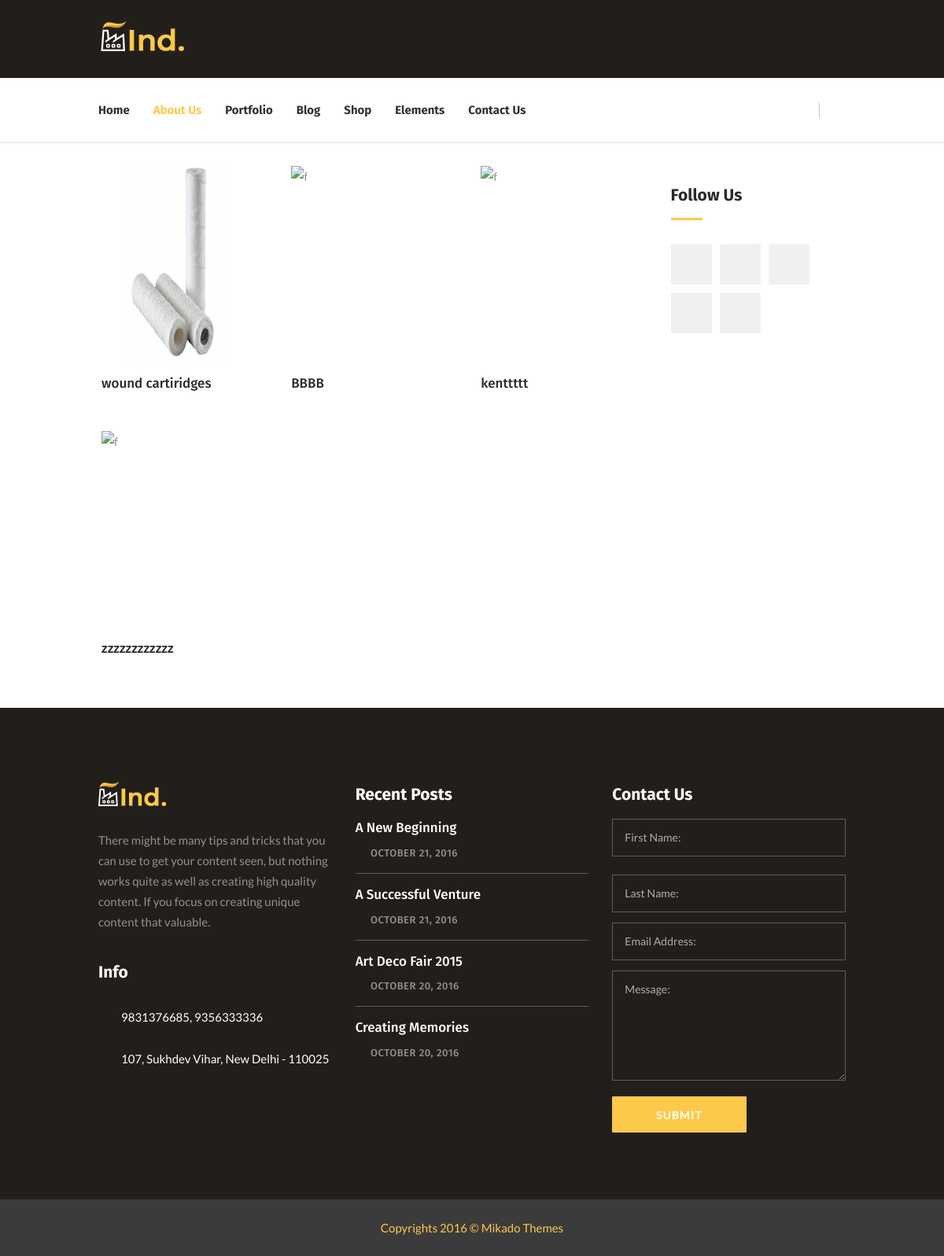
The app's page /shop/ with its own data.
### product/models.py (models this page shows, shortened)
class productItems(models.Model):
    name = models.CharField(max_length=200, null=True,blank=True)
    description = models.CharField(max_length=1000, null=True,blank=True)
    img1 = models.FileField(null=True, blank=True)
    img2 = models.FileField(null=True, blank=True)
    img3 = models.FileField(null=True, blank=True)
    img4 = models.FileField(null=True, blank=True)
    img5 = models.FileField(null=True, blank=True)

### product/views.py (the view)
# urls.py: path("shop/",Shop, name= 'shop'),
def Shop(request):
    item = productItems.objects.all()
    socialMedialinks = SocialMediaLinks.objects.all().first()
    data = {
        "links": socialMedialinks, "item": item
    }
    return render(request, "shop.html",data)

### product/templates/shop.html (shortened to what this page needs)
{% extends 'base.html' %}
{% load static %}
{% block body %}
<div class="mkd-content">
<div class="mkd-content-inner">
<div class="mkd-container">
<div class="mkd-container-inner clearfix">
<div class="mkd-two-columns-75-25 mkd-content-has-sidebar mkd-woocommerce-with-sidebar clearfix">
<div class="mkd-column1 mkd-content-left-from-sidebar">
<div class="mkd-column-inner">
<div class="widget mkd-separator-widget"><div class="mkd-separator-holder clearfix  mkd-separator-center mkd-separator-normal">
</div>
</div>
<div class="mkd-pl-main-holder"><ul class="products">
 {% for i in item %}
<li class="post-202 product type-product status-publish has-post-thumbnail product_cat-gadgets product_cat-gloves product_tag-blue product_tag-craft product_tag-machines  instock shipping-taxable purchasable product-type-simple">
<div class="mkd-pl-inner"><div class="mkd-pl-image"></div><a href="{% url 'product_details' i.id %}" class="woocommerce-LoopProduct-link"></a></div><div class="mkd-pl-text-wrapper">
<h5 class="mkd-product-list-title"><a href="{% url 'product_details' i.id %}">{{ i.name }}</a></h5>
</div></li>
{% endfor %}</ul>
</div>
</div>
</div>
<div class="mkd-column2">
<div class="mkd-column-inner">
<aside class="mkd-sidebar">
<div class="widget mkd-separator-widget"><div class="mkd-separator-holder clearfix  mkd-separator-center mkd-separator-normal">
</div>
</div><div class="widget widget_text"><div class="mkd-widget-title-holder"><h4 class="mkd-widget-title">Follow Us</h4><div class="mkd-separator-holder clearfix"><div class="mkd-separator"></div></div></div> <div class="textwidget"></div>
</div><div class="widget widget_mkd_social_icon_widget">
<span class="mkd-icon-shortcode square" style="margin: 0 10px 10px 0;width: 52px;height: 52px;line-height: 52px;background-color: #f0f0ef" data-hover-background-color="#fdc94b" data-hover-color="#ffffff" data-color="#858484">
<a itemprop="url" class="" href="{{ links.rss }}" target="_blank">
<span aria-hidden="true" class="mkd-icon-font-elegant social_rss mkd-icon-element" style="color: #858484"></span>
</a>
</span>
</div><div class="widget widget_mkd_social_icon_widget">
<span class="mkd-icon-shortcode square" style="margin: 0 10px 10px 0;width: 52px;height: 52px;line-height: 52px;background-color: #f0f0ef" data-hover-background-color="#fdc94b" data-hover-color="#ffffff" data-color="#858484">
<a itemprop="url" class="" href="{{ links.twitter }}" target="_blank">
<span aria-hidden="true" class="mkd-icon-font-elegant social_twitter mkd-icon-element" style="color: #858484"></span>
</a>
</span>
</div><div class="widget widget_mkd_social_icon_widget">
<span class="mkd-icon-shortcode square" style="margin: 0 10px 10px 0;width: 52px;height: 52px;line-height: 52px;background-color: #f0f0ef" data-hover-background-color="#fdc94b" data-hover-color="#ffffff" data-color="#858484">
<a itemprop="url" class="" href="{{ links.facebook }}" target="_blank">
<span aria-hidden="true" class="mkd-icon-font-elegant social_facebook mkd-icon-element" style="color: #858484"></span>
</a>
</span>
</div><div class="widget widget_mkd_social_icon_widget">
<span class="mkd-icon-shortcode square" style="margin: 0 10px 10px 0;width: 52px;height: 52px;line-height: 52px;background-color: #f0f0ef" data-hover-background-color="#fdc94b" data-hover-color="#ffffff" data-color="#858484">
<a itemprop="url" class="" href="{{ links.instagram }}" target="_blank">
<span aria-hidden="true" class="mkd-icon-font-elegant social_instagram mkd-icon-element" style="color: #858484"></span>
</a>
</span>
</div><div class="widget widget_mkd_social_icon_widget">
<span class="mkd-icon-shortcode square" style="margin: 0 10px 10px 0;width: 52px;height: 52px;line-height: 52px;background-color: #f0f0ef" data-hover-background-color="#fdc94b" data-hover-color="#ffffff" data-color="#858484">
<a itemprop="url" class="" href="{{ links.tumblr }}" target="_self">
<span aria-hidden="true" class="mkd-icon-font-elegant social_tumblr mkd-icon-element" style="color: #858484"></span>
</a>
</span>
</div> </aside>
</div>
</div>
</div>
</div>
</div>
</div>
</div>
{% endblock %}

### product/templates/base.html (style rules this page uses)
.page-id-1133 .mkd-content .mkd-content-inner > .mkd-container > .mkd-container-inner, .page-id-1133 .mkd-content .mkd-content-inner > .mkd-full-width > .mkd-full-width-inner { padding-top: 0px; }

### records on screen
productItems: name "wound cartiridges"
productItems: name "BBBB"
productItems: name "kenttttt"
productItems: name "zzzzzzzzzzzz"
